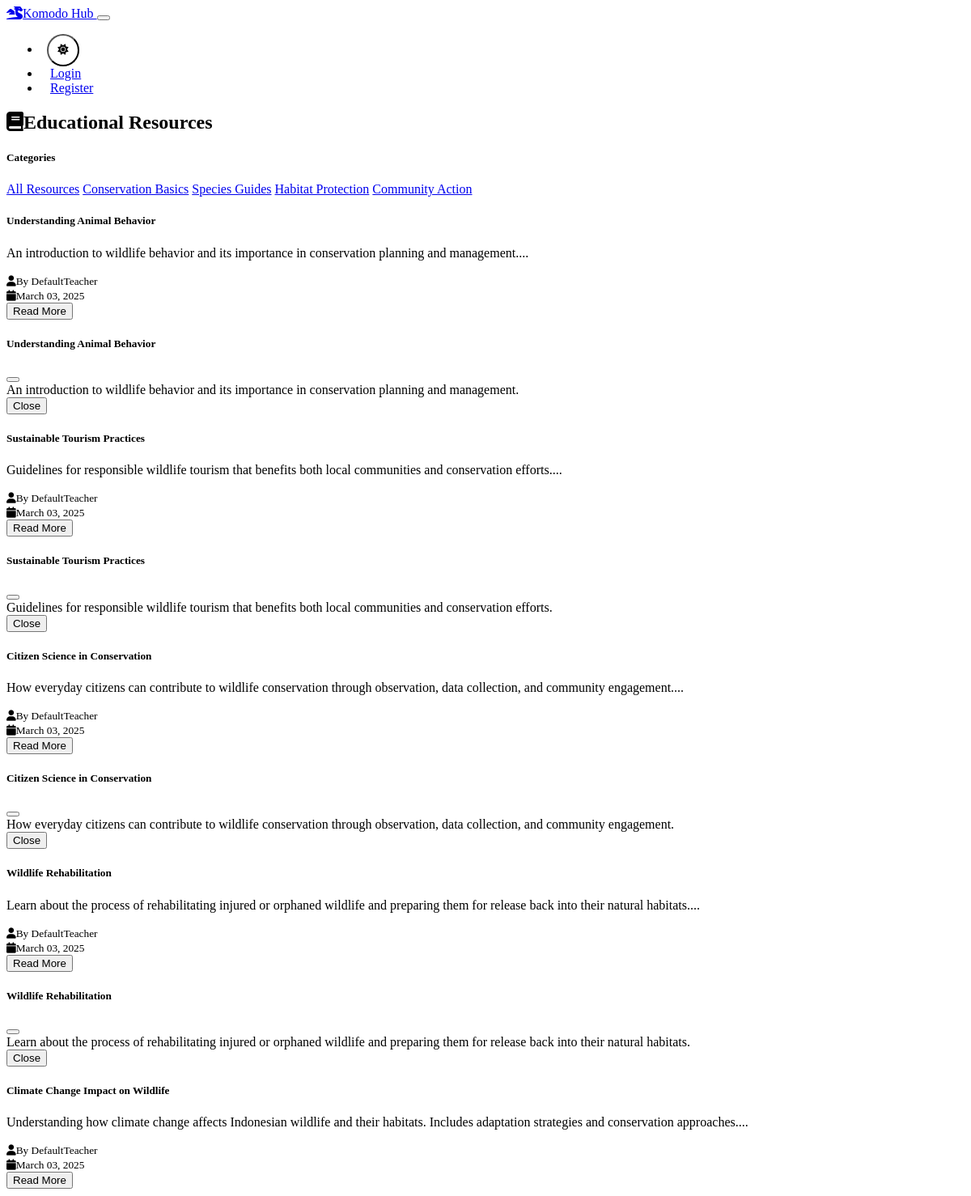
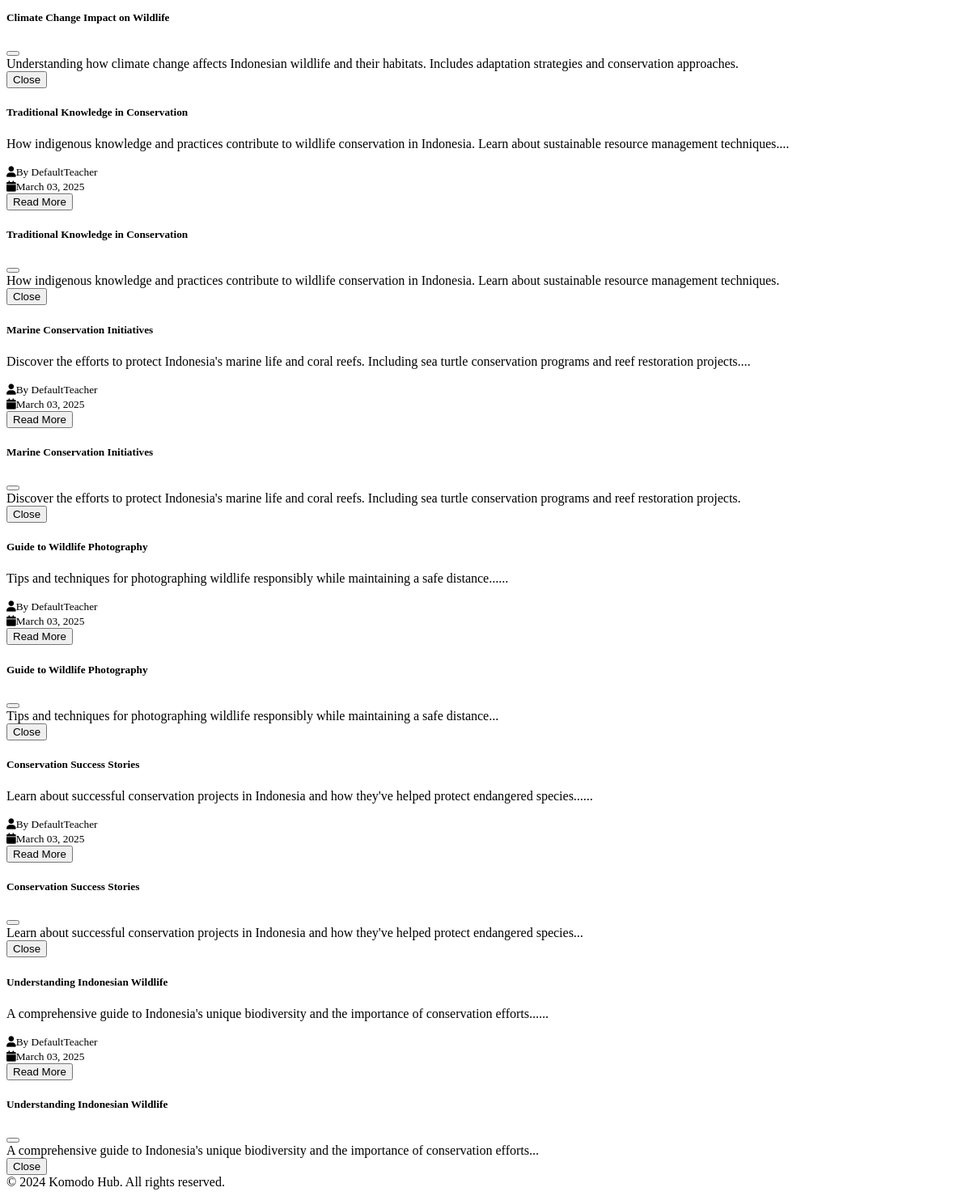
The page /education on the database its author committed (2 pictures, top to bottom).
### models.py (models this page shows, shortened)
class EducationalResource(db.Model):
    id = db.Column(db.Integer, primary_key=True)
    title = db.Column(db.String(200), nullable=False)
    content = db.Column(db.Text, nullable=False)
    author_id = db.Column(db.Integer, db.ForeignKey('user.id'), nullable=False)
    created_at = db.Column(db.DateTime, default=datetime.utcnow)

class User(UserMixin, db.Model):
    id = db.Column(db.Integer, primary_key=True)
    username = db.Column(db.String(64), unique=True, nullable=False)
    email = db.Column(db.String(120), unique=True, nullable=False)
    password_hash = db.Column(db.String(256))
    role = db.Column(db.String(20), nullable=False)  # teacher, student, community
    created_at = db.Column(db.DateTime, default=datetime.utcnow)
    resources = db.relationship('EducationalResource', backref='author', lazy=True)
    programs = db.relationship('ConservationProgram', backref='coordinator', lazy=True)
    progress = db.relationship('UserProgress', backref='user', lazy=True)

### blueprints/education.py (the view, shortened to what this page needs)
@education.route('/education')
def resources():
    resources = EducationalResource.query.order_by(EducationalResource.created_at.desc()).all()
    form = ResourceForm()  # Create form instance for the modal
    return render_template('education/resources.html', resources=resources, form=form)

### templates/education/resources.html (shortened to what this page needs)
{% extends "base.html" %}
{% block content %}
<div class="row mb-4">
    <div class="col-12 d-flex justify-content-between align-items-center">
        <h2><i class="fas fa-book me-2"></i>Educational Resources</h2>
    </div>
</div>
<div class="row">
    <div class="col-md-3">
        <div class="card mb-4">
            <div class="card-body">
                <h5 class="card-title">Categories</h5>
                <div class="list-group list-group-flush">
                    <a href="#" class="list-group-item list-group-item-action active">All Resources</a>
                    <a href="#" class="list-group-item list-group-item-action">Conservation Basics</a>
                    <a href="#" class="list-group-item list-group-item-action">Species Guides</a>
                    <a href="#" class="list-group-item list-group-item-action">Habitat Protection</a>
                    <a href="#" class="list-group-item list-group-item-action">Community Action</a>
                </div>
            </div>
        </div>
    </div>
    <div class="col-md-9">
        <div class="row g-4">
            {% for resource in resources %}
            <div class="col-md-6">
                <div class="card h-100">
                    <div class="card-body">
                        <h5 class="card-title">{{ resource.title }}</h5>
                        <p class="card-text">{{ resource.content[:200] }}...</p>
                        <div class="mt-3">
                            <small class="text-muted">
                                <i class="fas fa-user me-2"></i>By {{ resource.author.username }}
                            </small>
                            <br>
                            <small class="text-muted">
                                <i class="fas fa-calendar me-2"></i>{{ resource.created_at.strftime('%B %d, %Y') }}
                            </small>
                        </div>
                    </div>
                    <div class="card-footer">
                        <button class="btn btn-primary btn-sm" data-bs-toggle="modal" data-bs-target="#resourceModal{{ resource.id }}">
                            Read More
                        </button>
                    </div>
                </div>
            </div>
            <div class="modal fade" id="resourceModal{{ resource.id }}" tabindex="-1">
                <div class="modal-dialog modal-lg">
                    <div class="modal-content">
                        <div class="modal-header">
                            <h5 class="modal-title">{{ resource.title }}</h5>
                            <button type="button" class="btn-close" data-bs-dismiss="modal"></button>
                        </div>
                        <div class="modal-body">
                            {{ resource.content }}
                        </div>
                        <div class="modal-footer">
                            <button type="button" class="btn btn-secondary" data-bs-dismiss="modal">Close</button>
                        </div>
                    </div>
                </div>
            </div>
            {% endfor %}
        </div>
    </div>
</div>
{% endblock %}

### templates/base.html (shortened to what this page needs)
<!DOCTYPE html>
<html lang="en" data-bs-theme="dark">
<head>
    <link href="https://cdn.replit.com/agent/bootstrap-agent-dark-theme.min.css" rel="stylesheet">
    <link href="https://cdnjs.cloudflare.com/ajax/libs/font-awesome/6.0.0/css/all.min.css" rel="stylesheet">
    <link href="{{ url_for('static', filename='css/custom.css') }}" rel="stylesheet">
</head>
<body>
    <nav class="navbar navbar-expand-lg navbar-dark bg-dark">
        <div class="container-fluid px-3">
            <a class="navbar-brand" href="{{ url_for('main.dashboard') }}">
                <i class="fas fa-dragon me-2"></i>Komodo Hub
            </a>
            <button class="navbar-toggler" type="button" data-bs-toggle="collapse" data-bs-target="#navbarNav">
            </button>
            <div class="collapse navbar-collapse" id="navbarNav">
                <ul class="navbar-nav ms-auto align-items-center">
                    <li class="nav-item">
                        <button class="btn btn-link nav-link" id="themeToggle">
                            <i class="fas fa-moon"></i>
                        </button>
                    </li>
                    {% if current_user.is_authenticated %}
                        <li class="nav-item">
                            <div class="user-info">
                                <i class="fas fa-user"></i>
                                {{ current_user.username }}
                                <span class="role-indicator role-{{ current_user.role }}">
                                    {{ current_user.role.title() }}
                                </span>
                            </div>
                        </li>
                        <li class="nav-item">
                            <a class="nav-link sign-out" href="{{ url_for('auth.logout') }}" title="Sign Out">
                                <i class="fas fa-sign-out-alt"></i>
                            </a>
                        </li>
                    {% else %}
                        <li class="nav-item">
                            <a class="nav-link" href="{{ url_for('auth.login') }}">Login</a>
                        </li>
                        <li class="nav-item">
                            <a class="nav-link" href="{{ url_for('auth.register') }}">Register</a>
                        </li>
                    {% endif %}
                </ul>
            </div>
        </div>
    </nav>
    <main class="container py-4">
        {% block content %}{% endblock %}
    </main>
    <footer class="footer mt-auto py-3 bg-dark">
        <div class="container text-center">
            <span class="text-muted">© 2024 Komodo Hub. All rights reserved.</span>
        </div>
    </footer>
</body>
</html>

### static/css/custom.css (style rules this page uses)
:root[data-bs-theme=light] { --custom-bg: var(--bs-light); --custom-text: var(--bs-dark); }
body { transition: background-color 0.3s ease, color 0.3s ease; }
.navbar-nav .nav-item { margin: 0 2px; }
.navbar .nav-link { padding: 0.5rem 0.75rem; border-radius: 0.375rem; transition: all 0.2s ease-in-out; }
#themeToggle { width: 40px; height: 40px; padding: 0; display: flex; align-items: center; justify-content: center; border-radius: 50%; background: rgba(255, 255, 255, 0.05); transition: all 0.3s ease; margin: 0 0.5rem; }
#themeToggle { transition: transform 0.3s ease; }
.card { transition: transform 0.2s, box-shadow 0.2s; }

### rows shown on the page
EducationalResource: title "Understanding Animal Behavior", content "An introduction to wildlife behavior and its importance in conservation planning and management.", author.username "DefaultTeacher", created_at "March 03, 2025"
EducationalResource: title "Sustainable Tourism Practices", content "Guidelines for responsible wildlife tourism that benefits both local communities and conservation efforts.", author.username "DefaultTeacher", created_at "March 03, 2025"
EducationalResource: title "Citizen Science in Conservation", content "How everyday citizens can contribute to wildlife conservation through observation, data collection, and community engagement.", author.username "DefaultTeacher", created_at "March 03, 2025"
EducationalResource: title "Wildlife Rehabilitation", content "Learn about the process of rehabilitating injured or orphaned wildlife and preparing them for release back into their natural habitats.", author.username "DefaultTeacher", created_at "March 03, 2025"
EducationalResource: title "Climate Change Impact on Wildlife", content "Understanding how climate change affects Indonesian wildlife and their habitats. Includes adaptation strategies and conservation approaches.", author.username "DefaultTeacher", created_at "March 03, 2025"
EducationalResource: title "Traditional Knowledge in Conservation", content "How indigenous knowledge and practices contribute to wildlife conservation in Indonesia. Learn about sustainable resource management techniques.", author.username "DefaultTeacher", created_at "March 03, 2025"
EducationalResource: title "Marine Conservation Initiatives", content "Discover the efforts to protect Indonesia's marine life and coral reefs. Including sea turtle conservation programs and reef restoration projects.", author.username "DefaultTeacher", created_at "March 03, 2025"
EducationalResource: title "Guide to Wildlife Photography", content "Tips and techniques for photographing wildlife responsibly while maintaining a safe distance...", author.username "DefaultTeacher", created_at "March 03, 2025"
EducationalResource: title "Conservation Success Stories", content "Learn about successful conservation projects in Indonesia and how they've helped protect endangered species...", author.username "DefaultTeacher", created_at "March 03, 2025"
EducationalResource: title "Understanding Indonesian Wildlife", content "A comprehensive guide to Indonesia's unique biodiversity and the importance of conservation efforts...", author.username "DefaultTeacher", created_at "March 03, 2025"
